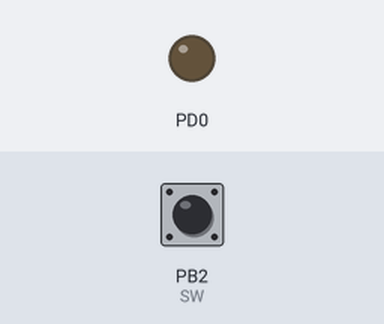
Simulated run of this program. Board: ATmega328P, built with avr-gcc and emulated at 1 MHz. On the bench: output pins drawn as LEDs (lit = HIGH). The test bench sets the inputs (shaded band); at power-on: PB2 (SW) HIGH.

Above: at 1.2 s.
1.3 s: PB2 (SW) pulled LOW for 0.15 s
At 1.37 s:
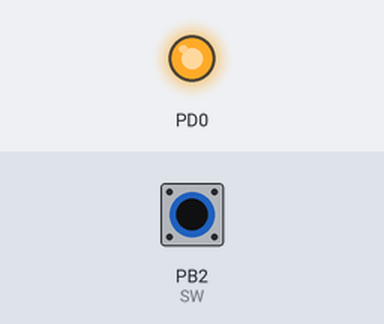
2.9 s: PB2 (SW) pulled LOW for 3.2 s
At 7.1 s:
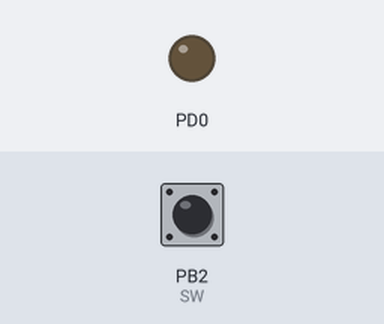
Timing chart, 0 to 8.6 s (numbered marks = the images above; inputs shaded):
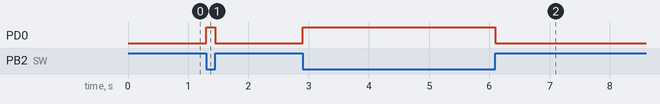

Measured:
- after the input at 1.3 s, PD0: LOW → HIGH at once, → LOW 0.15 s later
- after the input at 2.9 s, PD0: LOW → HIGH at once, → LOW 3.2 s later

The program:

main.c
```c
/*
 * AVRtest.c
 *
 * Created: 2020/03/07 13:08:38
 * Author : yohts
 */
#define F_CPU 1000000UL	//CPU1MHz
#define SW (1<<PB2)
#include <avr/io.h>
#include <util/delay.h>

void my_delay(unsigned int t){
	while(t--){
		_delay_ms(1);
	}
}

unsigned char getSW(unsigned char mask){
	return (~PINB) & mask;
}

int main(void){
    /* Replace with your application code */
	DDRD = 0b00000001;	//PortD Ì ü o Í   è i0 ª ü Í A1 ª o Í j
	//PD0 ª o Í É È Á ½
	DDRB = 0b00000000;	//PB0 ü Í

	PORTD = 0b00000001;	//0 ªGND i0V j A1 ªVcc i5V j
	//PD0 ªVcc É È Á ½

	PORTB = SW;	// ü Í ÌPORT-> v   A b v ï R @1 F L ø A0 F ³ ø
	while (1) {

	/*	for (unsigned int t = 100; t < 500; t += 10){
			PORTD = 0b00000000;	//LED Á ·
			my_delay(t);
			PORTD = 0b00000001;	//LED Â ¯ é
			my_delay(t);
		}
	*/

		if (getSW(SW)){	//   ³ ê é Æ1
			PORTD = 0b00000001;
		}else{
			PORTD = 0b00000000;
		}

    }
}
```
